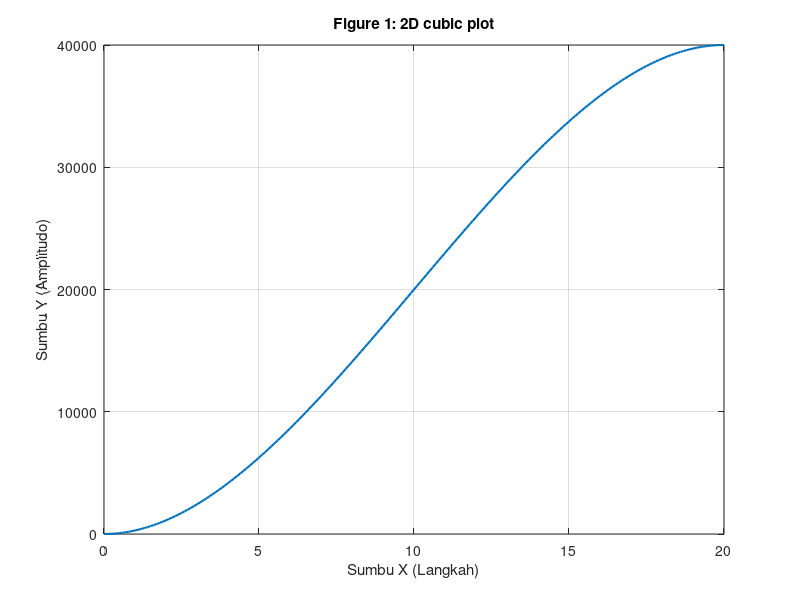
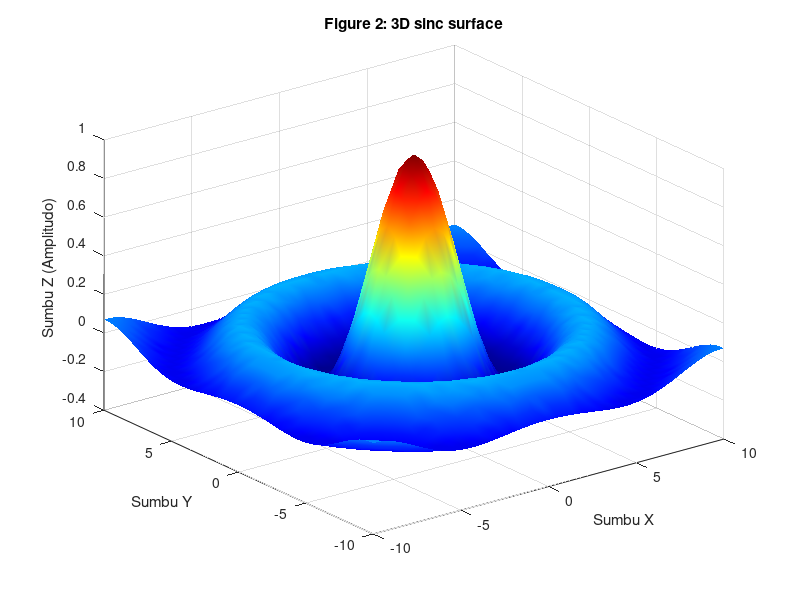

These charts were generated, in order, by the following MATLAB code:
% === SCRIPT PLOT 2D & 3D (METNUM) ===

% 1. Plot 2D (Fungsi Kubik)
x = 0:0.1:20;
y = -10*x.^3 + 300*x.^2;

figure(1);
plot(x, y, 'LineWidth', 1.5);
title('Figure 1: 2D cubic plot');
xlabel('Sumbu X (Langkah)');
ylabel('Sumbu Y (Amplitudo)');
grid on;

% 2. Plot 3D (Fungsi Surface / Sinc 3D)
[X, Y] = meshgrid(-10:0.5:10);
R = sqrt(X.^2 + Y.^2) + eps; % Tambah eps untuk mencegah pembagian dengan nol
Z = sin(R) ./ R;

figure(2);
surf(X, Y, Z);
title('Figure 2: 3D sinc surface');
xlabel('Sumbu X');
ylabel('Sumbu Y');
zlabel('Sumbu Z (Amplitudo)');
shading interp;
colormap jet;
